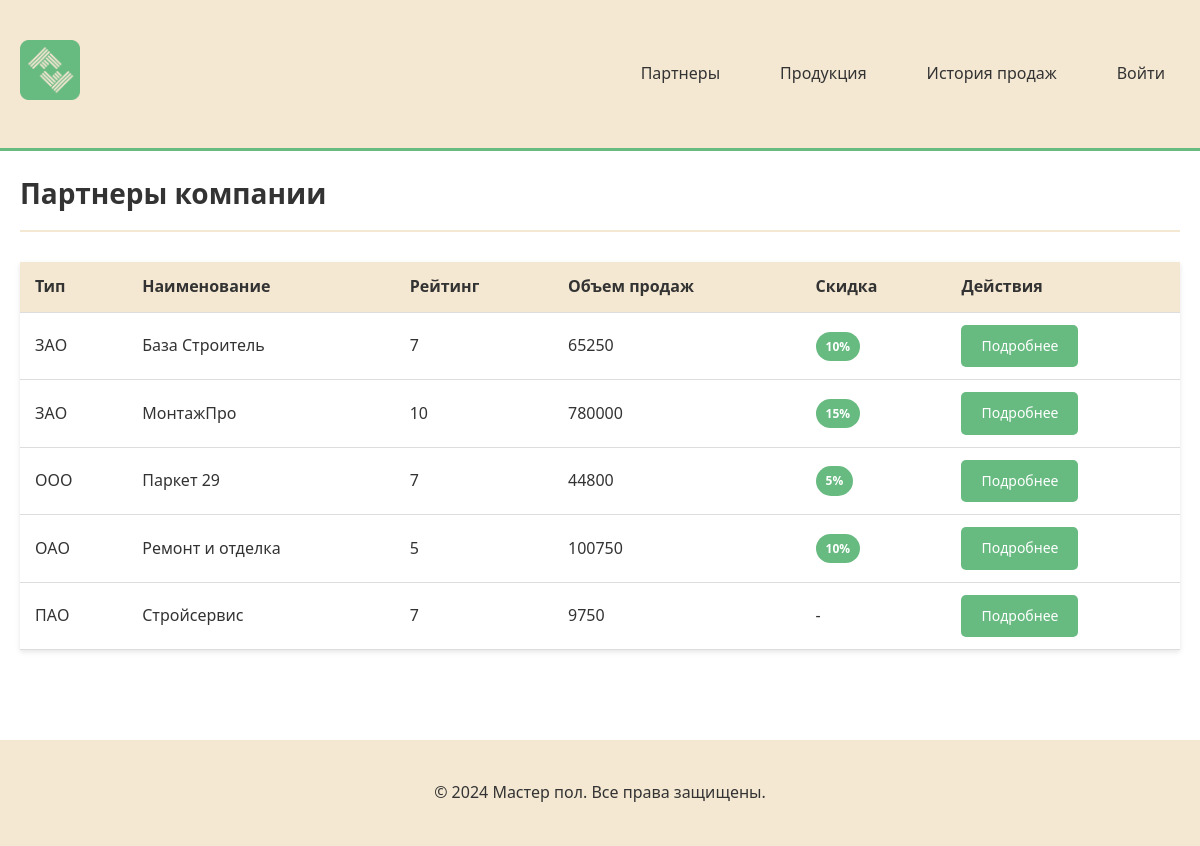
The page / on the database its author committed.
### main/models.py (models this page shows, shortened)
class Partner(models.Model):
    partner_type = models.ForeignKey(PartnerType, on_delete=models.PROTECT, verbose_name='Тип партнера')
    name = models.CharField(max_length=255, verbose_name='Наименование партнера')
    director = models.CharField(max_length=255, verbose_name='Директор')
    email = models.EmailField(verbose_name='Электронная почта')
    phone = models.CharField(max_length=50, verbose_name='Телефон')
    address = models.TextField(verbose_name='Юридический адрес')
    inn = models.CharField(max_length=12, unique=True, verbose_name='ИНН')
    rating = models.IntegerField(default=0, verbose_name='Рейтинг')
    class Meta:
        verbose_name = 'Партнер'
        verbose_name_plural = 'Партнеры'
        ordering = ['name']
    def get_total_sales(self):
        total = PartnerProduct.objects.filter(partner=self).aggregate(
            total=models.Sum('quantity')
        )['total']
        return total or 0

class PartnerType(models.Model):
    name = models.CharField(max_length=10, unique=True, verbose_name='Тип партнера')
    class Meta:
        verbose_name = 'Тип партнера'
        verbose_name_plural = 'Типы партнеров'

### main/views.py (the view)
# urls.py: path('', views.partner_list, name='partner_list'),
def partner_list(request):
    partners = Partner.objects.all().select_related('partner_type')
    partner_data = []
    for partner in partners:
        total_sales = partner.get_total_sales()
        if total_sales < 10000:
            discount = 0
        elif total_sales < 50000:
            discount = 5
        elif total_sales < 300000:
            discount = 10
        else:
            discount = 15
        partner_data.append({
            'partner': partner,
            'total_sales': total_sales,
            'discount': discount
        })
    return render(request, 'main/partner_list.html', {'partner_data': partner_data})

### templates/main/partner_list.html (shortened to what this page needs)
{% extends 'base.html' %}
{% block content %}
<div class="page-title">
    <h1>Партнеры компании</h1>
</div>
<table>
    <thead>
        <tr>
            <th>Тип</th>
            <th>Наименование</th>
            <th>Рейтинг</th>
            <th>Объем продаж</th>
            <th>Скидка</th>
            <th>Действия</th>
        </tr>
    </thead>
    <tbody>
        {% for item in partner_data %}
        <tr>
            <td>{{ item.partner.partner_type.name }}</td>
            <td>{{ item.partner.name }}</td>
            <td>{{ item.partner.rating }}</td>
            <td>{{ item.total_sales }}</td>
            <td>
                {% if item.discount > 0 %}
                    <span class="discount-badge">{{ item.discount }}%</span>
                {% else %}
                    -
                {% endif %}
            </td>
            <td>
                <a href="{% url 'partner_detail' item.partner.pk %}" class="btn">Подробнее</a>
            </td>
        </tr>
        {% empty %}
        <tr>
            <td colspan="6" style="text-align: center;">Нет данных о партнерах</td>
        </tr>
        {% endfor %}
    </tbody>
</table>
{% endblock %}

### templates/base.html (shortened to what this page needs)
<!DOCTYPE html>
<html lang="ru">
<head>
    {% load static %}
    <link rel="stylesheet" href="{% static 'css/style.css' %}">
</head>
<body>
    <header>
        <div class="container">
            <a href="{% url 'partner_list' %}">
                <img src="{% static 'images/logo.png' %}" alt="Мастер пол" class="logo">
            </a>
            <nav>
                <ul>
                    <li><a href="{% url 'partner_list' %}">Партнеры</a></li>
                    <li><a href="{% url 'product_list' %}">Продукция</a></li>
                    <li><a href="{% url 'sales_history' %}">История продаж</a></li>
                    {% if user.is_authenticated %}
                        <li>
                            <form method="post" action="{% url 'logout' %}" style="display: inline;">
                                {% csrf_token %}
                                <button type="submit" style="background: none; border: none; color: #333; font-family: inherit; font-size: inherit; cursor: pointer; padding: 10px 15px;">Выйти ({{ user.username }})</button>
                            </form>
                        </li>
                    {% else %}
                        <li><a href="{% url 'login' %}">Войти</a></li>
                    {% endif %}
                </ul>
            </nav>
        </div>
    </header>
    <main class="container">
        {% block content %}{% endblock %}
    </main>
    <footer>
        <div class="container">
            <p>&copy; 2024 Мастер пол. Все права защищены.</p>
        </div>
    </footer>
</body>
</html>

### static/css/style.css (style rules this page uses)
* { margin: 0; padding: 0; box-sizing: border-box; }
body { font-family: 'Segoe UI', Tahoma, Geneva, Verdana, sans-serif; background-color: #FFFFFF; color: #333; line-height: 1.6; }
.container { max-width: 1200px; margin: 0 auto; padding: 20px; }
header { background-color: #F4E8D3; padding: 20px 0; border-bottom: 3px solid #67BA80; }
header .container { display: flex; justify-content: space-between; align-items: center; }
.logo { height: 60px; }
nav ul { list-style: none; display: flex; gap: 30px; }
nav a { text-decoration: none; color: #333; font-weight: 500; padding: 10px 15px; border-radius: 5px; transition: background-color 0.3s; }
.btn { display: inline-block; padding: 10px 20px; background-color: #67BA80; color: white; text-decoration: none; border-radius: 5px; border: none; cursor: pointer; font-size: 14px; transition: background-color 0.3s; }
table { width: 100%; border-collapse: collapse; margin: 20px 0; background-color: white; box-shadow: 0 2px 5px rgba(0,0,0,0.1); }
th, td { padding: 12px 15px; text-align: left; border-bottom: 1px solid #ddd; }
th { background-color: #F4E8D3; font-weight: 600; color: #333; }
footer { background-color: #F4E8D3; padding: 20px 0; text-align: center; margin-top: 50px; }
.discount-badge { display: inline-block; padding: 5px 10px; background-color: #67BA80; color: white; border-radius: 15px; font-size: 12px; font-weight: bold; }
.page-title { margin-bottom: 30px; padding-bottom: 15px; border-bottom: 2px solid #F4E8D3; }
.page-title h1 { color: #333; font-size: 28px; }

### rows shown on the page
Partner: partner.partner_type.name "ЗАО", partner.name "База Строитель", partner.rating "7", total_sales "65250", discount "10"
Partner: partner.partner_type.name "ЗАО", partner.name "МонтажПро", partner.rating "10", total_sales "780000", discount "15"
Partner: partner.partner_type.name "ООО", partner.name "Паркет 29", partner.rating "7", total_sales "44800", discount "5"
Partner: partner.partner_type.name "ОАО", partner.name "Ремонт и отделка", partner.rating "5", total_sales "100750", discount "10"
Partner: partner.partner_type.name "ПАО", partner.name "Стройсервис", partner.rating "7", total_sales "9750"
